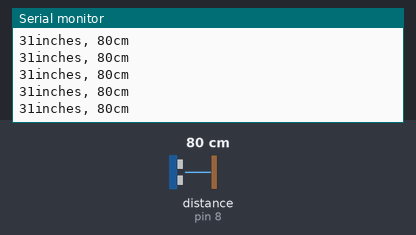
Bench run of a sketch on a simulated Arduino Uno, built with avr-gcc and run on an emulated ATmega328P. Parts: the last lines printed to the serial monitor. Wiring (inferred from the names in the program): ultrasonic range finder: trigger pin 7; echo pin 8. The test bench sets the inputs (shaded band); at power-on: distance to the obstacle (sensor on pin 8) 80 cm. The echo pulse lasts 58.3 µs per cm.

Above: at 1.2 s.
1.3 s: distance to the obstacle (sensor on pin 8) set to 2 cm
At 1.38 s:
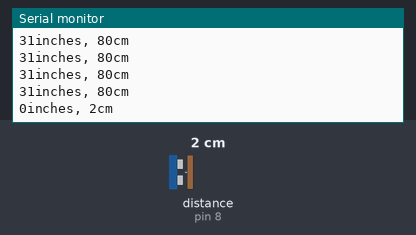
4.3 s: distance to the obstacle (sensor on pin 8) set to 4 cm
At 4.3 s:
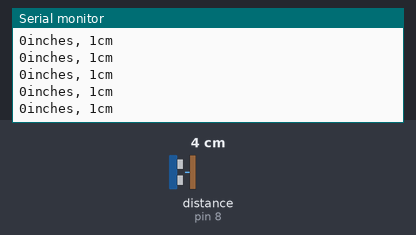
5.8 s: distance to the obstacle (sensor on pin 8) set to 299 cm
At 5.83 s:
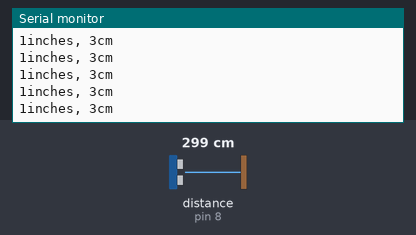
8.8 s: distance to the obstacle (sensor on pin 8) set to 250 cm
At 8.9 s:
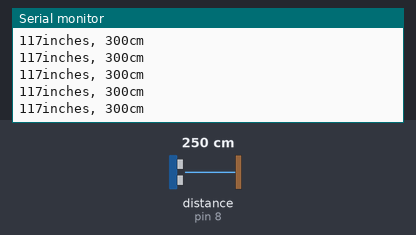
Timing chart, 0 to 11.8 s (numbered marks = the images above; inputs shaded):
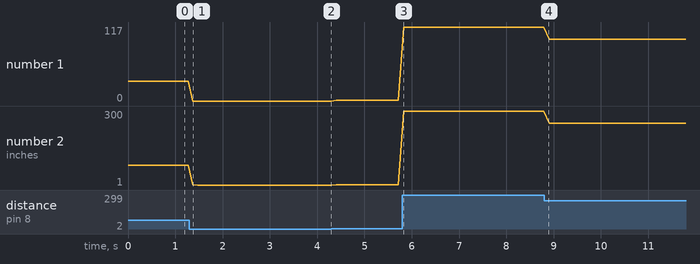

The sketch:

ultraSONIC.ino
```cpp
/*this code is used for ultrasonic sensor and it might be deployed to the traffic light project*/

const int trigPin = 7;
const int echoPin = 8;

void setup() {
 // initialize the ultrasonic
 Serial.begin(9600);
 pinMode(trigPin, OUTPUT);
 pinMode(echoPin, INPUT);
}

void loop() {
  // set the metric system first
  long duration, inches, cm;

// then set the code for ultrasonic sensor.
  digitalWrite(trigPin, LOW);
  delayMicroseconds(2);
  digitalWrite(trigPin, HIGH);
  delayMicroseconds(10);
  digitalWrite(trigPin, LOW);

  // set the duration by using the echoPin
  duration = pulseIn(echoPin, HIGH);

  // convert the time to distance(in metric system)
  inches = microsecondsToInches(duration);
  cm = microsecondsToCentimetres(duration);

  Serial.print(inches);
  Serial.print("inches, ");
  Serial.print(cm);
  Serial.print("cm");
  Serial.println();

  delay(100);
}

long microsecondsToInches(long microseconds) {
  // Convert it from microsecond to inches
  return microseconds / 74 / 2;
}

long microsecondsToCentimetres(long microseconds) {
  // Convert it from microsecond to centimetres
  return microseconds / 29 / 2;
}
```

Measured:
- after the input at 1.3 s, the serial monitor: prints a new line after 0.07 s (image 1)
- plotted number 1: 31 → 0 after the input at 1.3 s, 1 → 117 after the input at 5.8 s, 117 → 98 after the input at 8.8 s
- plotted number 2: 80 → 1 after the input at 1.3 s, 1 → 3 after the input at 4.3 s, 3 → 300 after the input at 5.8 s, 300 → 250 after the input at 8.8 s
